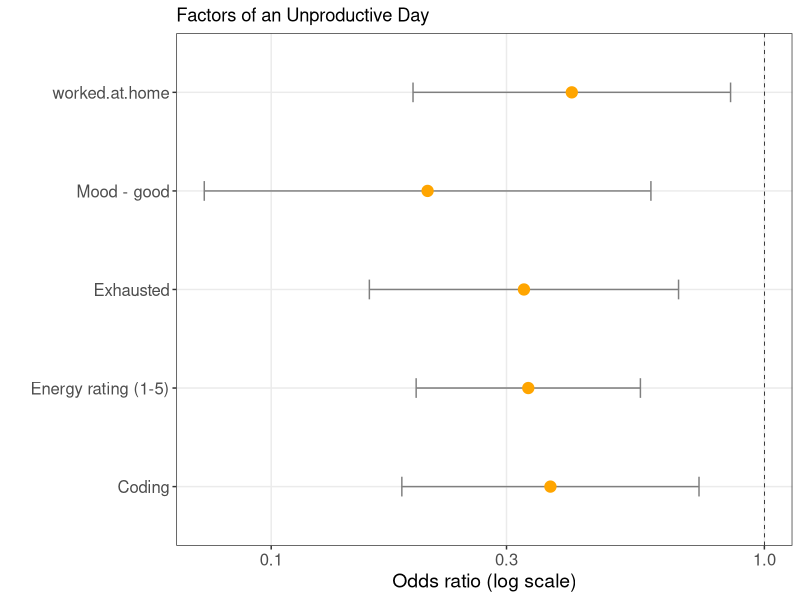
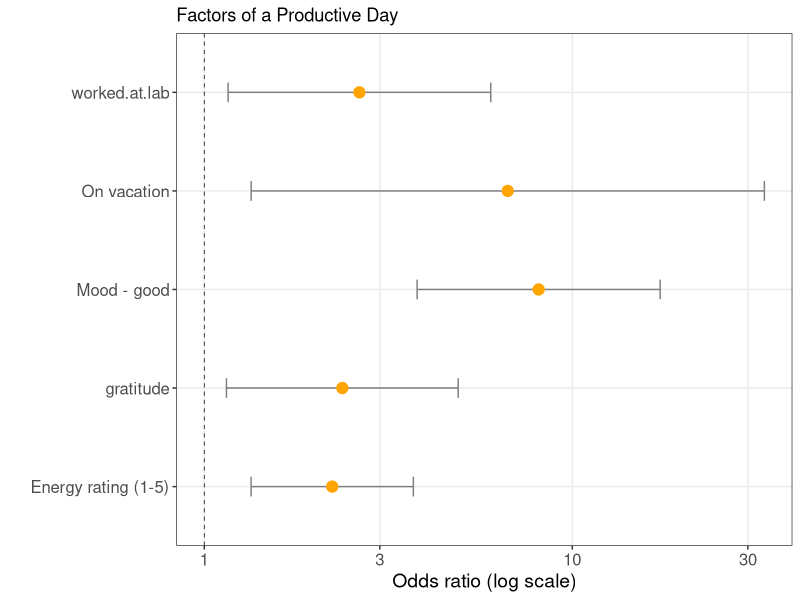

The R source for these figures, in order:
## ---- chunk 1
set.seed(6666)
library(knitr)
library(tidyverse)
library(caret)
library(nnet)
library(reshape2)
# library(Hmisc)
classes <- c('Date', 'numeric', replicate(9, 'logical'), 'numeric', replicate(5, 'logical'),
             'factor', replicate(7, 'logical'), 'numeric', replicate(17, 'logical'))
self.data <- read.csv(file = "data/self_data-subset-INST462.csv", colClasses = classes) %>%
  dplyr::select(-worked.at.library, -productive.day, -Date, -MITs.done, -ate.near.bedtime,
                -read.in.bed, -used.phone.in.bed, -took.morning.meds, -took.evening.meds) %>%
  mutate(productivity.rating = factor(productivity.rating)) %>%
  mutate(productivity.rating = fct_collapse(productivity.rating, '<=2' = c('1', '2'), '>=4' = c('4', '5'))) %>%
  mutate(productivity.rating = relevel(productivity.rating, ref = '3')) %>%
  mutate(mood = relevel(mood, ref = 'neutral')) %>%
  na.omit()

n.by.var <-
  self.data %>%
  mutate(moodgood = mood == 'good', moodsad = mood == 'sad', energy.rating = 1) %>%
  select(-mood, -productivity.rating) %>%
  summarize_all(sum) %>%
  unlist()

vars.with.variance <-
  c(n.by.var[n.by.var > 20 & n.by.var < nrow(self.data) - 20], n.by.var['energy.rating'])

vars.with.enough.variance.actual.colnames <-
  c(names(vars.with.variance)[!(names(vars.with.variance) %in% c('moodgood', 'moodsad'))],
    'productivity.rating',
    'mood')

self.data.vars.with.variance <-
  self.data %>%
  select_at(vars.with.enough.variance.actual.colnames)

train.indices <- sample(seq_len(nrow(self.data.vars.with.variance)),
                        size = floor(0.75 * nrow(self.data.vars.with.variance)))
train.data <- self.data.vars.with.variance[train.indices,]
test.data <- self.data.vars.with.variance[-train.indices,]
## ---- chunk 2
# Cross validation performance of multinomial regression.
# reference: http://amunategui.github.io/multinomial-neuralnetworks-walkthrough/
totalAccuracy <- c()
cv <- 10
cvDivider <- floor(nrow(self.data.vars.with.variance) / (cv + 1))

for (cv in seq(1:cv)) {
  train.indices <- sample(seq_len(nrow(self.data.vars.with.variance)),
                          size = floor(0.75 * nrow(self.data.vars.with.variance)))
  dataTrain <- self.data.vars.with.variance[train.indices,]
  dataTest <- self.data.vars.with.variance[-train.indices,]

  prodModel <- multinom(productivity.rating ~ ., data = dataTrain, maxit = 1000, trace = FALSE)

  pred <- predict(prodModel, newdata = dataTest, type = "class")

  #  classification error
  cv_ac <- postResample(dataTest$productivity.rating, pred)[[1]]
  # print(paste('Current Accuracy:', cv_ac, 'for CV:', cv))
  totalAccuracy <- c(totalAccuracy, cv_ac)
}
mean(totalAccuracy)

# Use final model to predict on the training dataset, check out confusion matrix.
preds <- predict(prodModel, type = "class", newdata = dataTest)
postResample(dataTest$productivity.rating, preds)
confusionMatrix(table(dataTest$productivity.rating, preds))[c('overall', 'table')]
## ---- chunk 3
# summary(test)
z <- summary(prodModel)$coefficients/summary(prodModel)$standard.errors
# 2-tailed z test
p <- (1 - pnorm(abs(z), 0, 1)) * 2

# variables with a significant result
library(stringr)
sig.vars <-
  melt(p, value.name = 'p') %>%
  filter(p < 0.05, Var2 != '(Intercept)') %>%
  distinct(Var2) %>%
  pull()
sig.vars.orig.names <- str_remove(str_remove(str_remove(sig.vars, 'TRUE'), 'good'), 'sad')

# exp(coef(prodModel)) gives relative risk (also called odds), i.e., the ratio of the probability of
# choosing one outcome category over the probability of choosing the baseline category
# exp(coef(prodModel))
sig.odds <- data.frame(exp(coef(prodModel))[,sig.vars])

# (exp(coef(prodModel)) - 1)*100 gives the percent change in the odds for a one unit increase in the
# independent variable -- "for a one point increase in energy rating, we see an 88% increase in the
# odds of having a productivity rating of >=4 compared to a productivity rating of 3."
# (exp(coef(prodModel)) - 1)*100
# ((exp(coef(prodModel)) - 1)*100)[,sig.vars]

sig.cis <- confint(prodModel)[sig.vars,,]
dimnames(sig.cis)[[1]] <- str_remove(dimnames(sig.cis)[[1]], 'TRUE')

sig.p <- data.frame(p[,sig.vars])
names(sig.p) <- unname(sapply(str_remove(sig.vars, 'TRUE'), paste0, '-p.value'))
names(sig.odds) <- unname(sapply(str_remove(sig.vars, 'TRUE'), paste0, '-odds'))
sig.odds.and.p <- cbind(sig.odds, sig.p)
sig.odds.and.p <-
  sig.odds.and.p[, order(names(sig.odds.and.p), decreasing = FALSE)] %>%
  rownames_to_column(var = 'productivity.rating')

kable(
  sig.odds.and.p %>%
    gather(key, value, -productivity.rating) %>%
    extract(key, c('variable', 'stat'), '([[:alpha:].]+)-([[:alpha:].]+)') %>%
    spread(stat, value) %>%
    filter(p.value < 0.05) %>%
    select(variable, productivity.rating, odds, p.value) %>%
    mutate(n = n.by.var[variable]) %>%
    arrange(variable),
  digits = 3,
  align = 'l'
)
## ---- chunk 4
# adapted from: http://www.jscarlton.net/post/2015-10-24VisualizingLogistic/
sig.odds.and.p.transformed <-
  sig.odds.and.p %>%
  gather(key, value, -productivity.rating) %>%
  extract(key, c('variable', 'stat'), '([[:alpha:].]+)-([[:alpha:].]+)') %>%
  spread(stat, value) %>%
  filter(p.value < 0.05) %>%
  select(variable, productivity.rating, odds, p.value)

unproductive.data.with.errorbars <-
  sig.odds.and.p.transformed %>%
  filter(productivity.rating == '<=2') %>%
  mutate(n = n.by.var[variable],
         lb = exp(sig.cis[variable, '2.5 %', '<=2']),
         ub = exp(sig.cis[variable, '97.5 %', '<=2'])) %>%
  arrange(variable) %>%
  filter(variable != 'moodsad') %>%
  mutate(variable = fct_recode(variable,
                               'Coding'              = 'coding',
                               'Energy rating (1-5)' = 'energy.rating',
                               'Exhausted'           = 'exhausted',
                               'Mood - good'         = 'moodgood'))

ggplot(unproductive.data.with.errorbars, aes(x = odds, y = variable)) +
  geom_vline(aes(xintercept = 1), size = .25, linetype = "dashed") +
  geom_errorbarh(aes(xmax = ub, xmin = lb), size = .5, height = .2, color = "gray50") +
  geom_point(size = 3.5, color = "orange") +
  theme_bw() +
  theme(panel.grid.minor = element_blank(),
        axis.text = element_text(size = 12),
        axis.title = element_text(size = 14)) +
  scale_x_log10() +
  ylab("") +
  xlab("Odds ratio (log scale)") +
  ggtitle('Factors of an Unproductive Day')


productive.data.with.errorbars <-
  sig.odds.and.p.transformed %>%
  filter(productivity.rating == '>=4') %>%
  mutate(n = n.by.var[variable],
         lb = exp(sig.cis[variable, '2.5 %', '>=4']),
         ub = exp(sig.cis[variable, '97.5 %', '>=4'])) %>%
  arrange(variable) %>%
  filter(variable != 'moodsad') %>%
  mutate(variable = fct_recode(variable,
                               'Energy rating (1-5)' = 'energy.rating',
                               'Mood - good' = 'moodgood',
                               'Out of town' = 'away.from.home',
                               'On vacation' = 'on.vacation',
                               'Slept in' = 'slept.in'))

ggplot(productive.data.with.errorbars, aes(x = odds, y = variable)) +
  geom_vline(aes(xintercept = 1), size = .25, linetype = "dashed") +
  geom_errorbarh(aes(xmax = ub, xmin = lb), size = .5, height = .2, color = "gray50") +
  geom_point(size = 3.5, color = "orange") +
  theme_bw() +
  theme(panel.grid.minor = element_blank(),
        axis.text = element_text(size = 12),
        axis.title = element_text(size = 14)) +
  scale_x_log10() +
  ylab("") +
  xlab("Odds ratio (log scale)") +
  ggtitle('Factors of a Productive Day')
## ---- chunk 5
# # https://stats.idre.ucla.edu/r/dae/ordinal-logistic-regression/
# library(MASS)
# ## fit ordered logit model and store results 'm'
# m <- polr(productivity.rating ~ ., data = self.data, Hess = TRUE)
# 
# ## view a summary of the model
# summary(m)
# 
# (ctable <- coef(summary(m)))
# 
# ## calculate and store p values
# p <- pnorm(abs(ctable[, "t value"]), lower.tail = FALSE) * 2
# 
# ## combined table
# (ctable <- cbind(ctable, "p value" = round(p, digits = 3)))
# 
# p.coeff <- p[names(m$coefficients)]
# significant.estimators <- names(p.coeff[p.coeff < 0.05])
# 
# (ci <- confint(m)) # default method gives profiled CIs
# 
# confint.default(m) # CIs assuming normality
# 
# ## odds ratios
# exp(coef(m)[significant.estimators])
# 
# ## OR and CI
# exp(cbind(OR = coef(m), ci))
# 
# sf <- function(y) {
#   c('Y>=1' = qlogis(mean(y >= 1)),
#     'Y>=2' = qlogis(mean(y >= 2)),
#     'Y>=3' = qlogis(mean(y >= 3)),
#     'Y>=4' = qlogis(mean(y >= 4)),
#     'Y>=5' = qlogis(mean(y >= 5)))
# }
# # (s <- with(self.data, summary(as.formula(paste('as.numeric(productivity.rating) ~',
# #                                                paste(significant.estimators, collapse = ' + ')), fun = sf)))
# (s <- with(self.data,
#            summary(as.numeric(productivity.rating) ~ coding + energy.rating + exhausted + mood +
#                      slept.in + went.to.class + worked.at.home + worked.at.lab,
#                    fun = sf)))
# 
# s[, 6] <- s[, 6] - s[, 5]
# s[, 5] <- s[, 5] - s[, 4]
# s[, 4] <- s[, 4] - s[, 3]
# s[, 3] <- s[, 3] - s[, 3]
# s
# 
# plot(s, which = 1:5, xlab = 'logit', main = ' ', xlim = range(s[,3:6], finite = TRUE))
# 
# library(brant)
# brant(m, by.var = TRUE)
# 
# data = MASS::survey
# data$Smoke = ordered(MASS::survey$Smoke, levels = c("Never","Occas","Regul","Heavy"))
# model1 = MASS::polr(Smoke ~ Sex + Height, data = data, Hess = TRUE)
# brant(model1)
